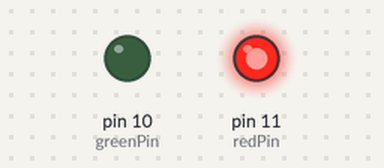
A sketch run on a simulated Arduino Uno, built with avr-gcc and run on an emulated ATmega328P. Shown: output pins drawn as LEDs (lit = HIGH).

Above: at 0.1 s.
Timing chart, 0 to 37.5 s (numbered marks = the images above):
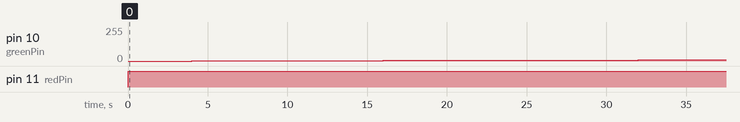

The sketch:

rgb-ring-test-4.ino
```cpp
const int redPin = 11;
const int greenPin = 10;
const int bluePin = 9;
const int numberLeds = 8;
//const int leds[] = {2, 3, 4, 5, 6, 7, 8, 12};
const int leds[] = {2, 3, 4, 5, 6, 7, 8, 9};
int j = 0;

void setup(){
//  for(int i = 0; i < numberLeds; ++i){
//    pinMode(leds[i], OUTPUT);
//  }
//  pinMode(13, OUTPUT);
}

void loop(){
  //blinkColor(0, 255, 255); //green
  //blinkColor(255, 0, 255); //blue
  //blinkColor(255, 255, 0); //red

  //point();

  //blue
  //analogWrite(9, 0);
  //analogWrite(11, 255);
  //test_3();

  for(int i = 0; i < 256; ++i){
    analogWrite(10, i);
    analogWrite(11, 255);
    test_5();
  }
}

void test(){
  digitalWrite(leds[0], LOW);
  digitalWrite(leds[1], LOW); //fel
  digitalWrite(leds[2], LOW);
  digitalWrite(leds[3], LOW);
  digitalWrite(leds[4], LOW);
  digitalWrite(leds[5], LOW); //fel
  digitalWrite(leds[6], LOW);
  digitalWrite(leds[7], LOW);

  //blue
  analogWrite(9, 0);
  analogWrite(11, 255);

  delay(500);

  //green
  analogWrite(9, 255);
  analogWrite(11, 0);

  delay(500);
}

void test_2(){
  for(int i = 0; i < numberLeds; ++i){
    digitalWrite(leds[i], LOW);
  }

  digitalWrite(leds[j], HIGH);

  //blue
  analogWrite(10, 0);
  analogWrite(11, 255);

  delay(500);

  if(j < numberLeds){
    ++j;
  }
  else{
    j = 0;
  }
}

void test_3(){
  digitalWrite(13, 1);   // turn the LED on (HIGH is the voltage level)
  delay(500);                       // wait for a second
  digitalWrite(13, 0);    // turn the LED off by making the voltage LOW
  delay(500);
}

void test_4(){
  for(int i = 0; i < 8; ++i){
    pinMode(leds[i], OUTPUT);
  }

  analogWrite(10, 0);
  analogWrite(11, 255);

  digitalWrite(leds[0], 1);
  delay(500);
  digitalWrite(leds[0], 0);
  delay(500);
}

void test_5(){
  digitalWrite(2, 1);
  digitalWrite(3, 0);
  digitalWrite(4, 0);
  digitalWrite(5, 0);
  digitalWrite(6, 0);
  digitalWrite(7, 0);
  digitalWrite(8, 0);
  digitalWrite(9, 0);

  delay(500);

  digitalWrite(2, 0);
  digitalWrite(3, 1);
  digitalWrite(4, 0);
  digitalWrite(5, 0);
  digitalWrite(6, 0);
  digitalWrite(7, 0);
  digitalWrite(8, 0);
  digitalWrite(9, 0);

  delay(500);

  digitalWrite(2, 0);
  digitalWrite(3, 0);
  digitalWrite(4, 1);
  digitalWrite(5, 0);
  digitalWrite(6, 0);
  digitalWrite(7, 0);
  digitalWrite(8, 0);
  digitalWrite(9, 0);

  delay(500);

  digitalWrite(2, 0);
  digitalWrite(3, 0);
  digitalWrite(4, 0);
  digitalWrite(5, 1);
  digitalWrite(6, 0);
  digitalWrite(7, 0);
  digitalWrite(8, 0);
  digitalWrite(9, 0);

  delay(500);

  digitalWrite(2, 0);
  digitalWrite(3, 0);
  digitalWrite(4, 0);
  digitalWrite(5, 0);
  digitalWrite(6, 1);
  digitalWrite(7, 0);
  digitalWrite(8, 0);
  digitalWrite(9, 0);

  delay(500);

  digitalWrite(2, 0);
  digitalWrite(3, 0);
  digitalWrite(4, 0);
  digitalWrite(5, 0);
  digitalWrite(6, 0);
  digitalWrite(7, 1);
  digitalWrite(8, 0);
  digitalWrite(9, 0);

  delay(500);

  digitalWrite(2, 0);
  digitalWrite(3, 0);
  digitalWrite(4, 0);
  digitalWrite(5, 0);
  digitalWrite(6, 0);
  digitalWrite(7, 0);
  digitalWrite(8, 1);
  digitalWrite(9, 0);

  delay(500);

  digitalWrite(2, 0);
  digitalWrite(3, 0);
  digitalWrite(4, 0);
  digitalWrite(5, 0);
  digitalWrite(6, 0);
  digitalWrite(7, 0);
  digitalWrite(8, 0);
  digitalWrite(9, 1);

  delay(500);
}

void point(){
  for(int i = 0; i < numberLeds; ++i){
    chooseLed(leds[i], HIGH);
    setColourLed(255, 255, 0); //red
  }

  delay(50);

  for(int i = 0; i < numberLeds; ++i){
    chooseLed(leds[i], LOW);
  }

  delay(50);
}

void blinkColor(int r, int b, int g){
  for(int i = 0; i < numberLeds; ++i){
    chooseLed(leds[i], HIGH);
    delay(50);
    setColourLed(r, g, b);
  }

  for(int i = 0; i < numberLeds; ++i){
    chooseLed(leds[i], LOW);
    delay(50);
    setColourLed(r, g, b);
  }
}

void chooseLed(int led, uint8_t value){
  digitalWrite(led, value);
  digitalWrite(led, value);
}

void setColourLed(unsigned int red, unsigned int green, unsigned int blue){
  analogWrite(redPin, red);
  analogWrite(greenPin, green);
  analogWrite(bluePin, blue);
 }
```

Measured:
- by itself, pin 10 (greenPin): moves from 0/255 to 9/255 over 32.0 s
- by itself, pin 11 (redPin): LOW → HIGH at 0.00 s
